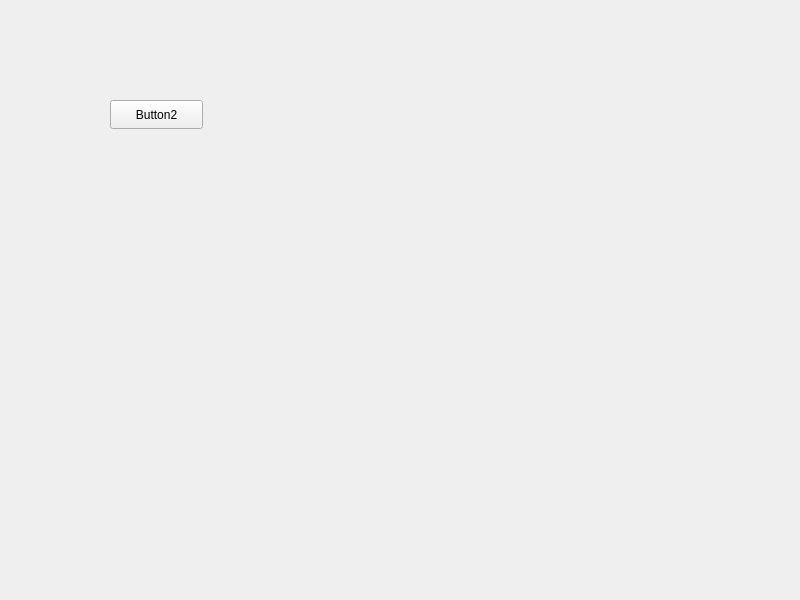
<?xml version="1.0" encoding="UTF-8"?>
<ui version="4.0">
 <class>Widget</class>
 <widget class="QWidget" name="Widget">
  <property name="geometry">
   <rect>
    <x>0</x>
    <y>0</y>
    <width>800</width>
    <height>600</height>
   </rect>
  </property>
  <property name="windowTitle">
   <string>Widget</string>
  </property>
  <widget class="QPushButton" name="po_btn">
   <property name="geometry">
    <rect>
     <x>110</x>
     <y>100</y>
     <width>93</width>
     <height>29</height>
    </rect>
   </property>
   <property name="text">
    <string>Button2</string>
   </property>
  </widget>
 </widget>
 <resources/>
 <connections/>
</ui>
